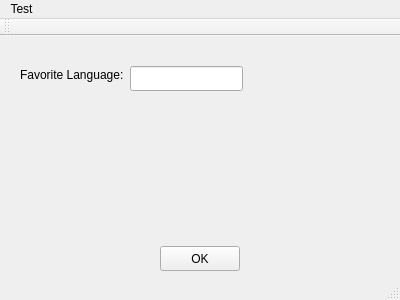
<!--?xml version="1.0" encoding="UTF-8"?-->
<ui version="4.0">
 <class>MainWindow</class>
 <widget class="QMainWindow" name="MainWindow">
  <property name="geometry">
   <rect>
    <x>0</x>
    <y>0</y>
    <width>400</width>
    <height>300</height>
   </rect>
  </property>
  <property name="windowTitle">
   <string>MainWindow</string>
  </property>
  <widget class="QWidget" name="centralWidget">
   <widget class="QPushButton" name="pushButton">
    <property name="geometry">
     <rect>
      <x>160</x>
      <y>210</y>
      <width>80</width>
      <height>25</height>
     </rect>
    </property>
    <property name="text">
     <string>OK</string>
    </property>
   </widget>
   <widget class="QLineEdit" name="lineEdit">
    <property name="geometry">
     <rect>
      <x>130</x>
      <y>30</y>
      <width>113</width>
      <height>25</height>
     </rect>
    </property>
   </widget>
   <widget class="QLabel" name="label">
    <property name="geometry">
     <rect>
      <x>20</x>
      <y>30</y>
      <width>111</width>
      <height>17</height>
     </rect>
    </property>
    <property name="text">
     <string>Favorite Language:</string>
    </property>
   </widget>
  </widget>
  <widget class="QMenuBar" name="menuBar">
   <property name="geometry">
    <rect>
     <x>0</x>
     <y>0</y>
     <width>400</width>
     <height>22</height>
    </rect>
   </property>
   <widget class="QMenu" name="menuTest">
    <property name="title">
     <string>Test</string>
    </property>
   </widget>
   <addaction name="menuTest">
  </addaction></widget>
  <widget class="QToolBar" name="mainToolBar">
   <attribute name="toolBarArea">
    <enum>TopToolBarArea</enum>
   </attribute>
   <attribute name="toolBarBreak">
    <bool>false</bool>
   </attribute>
  </widget>
  <widget class="QStatusBar" name="statusBar">
 </widget>
 <layoutdefault spacing="6" margin="11">
 <resources>
 <connections>
</connections></resources></layoutdefault></widget></ui>
